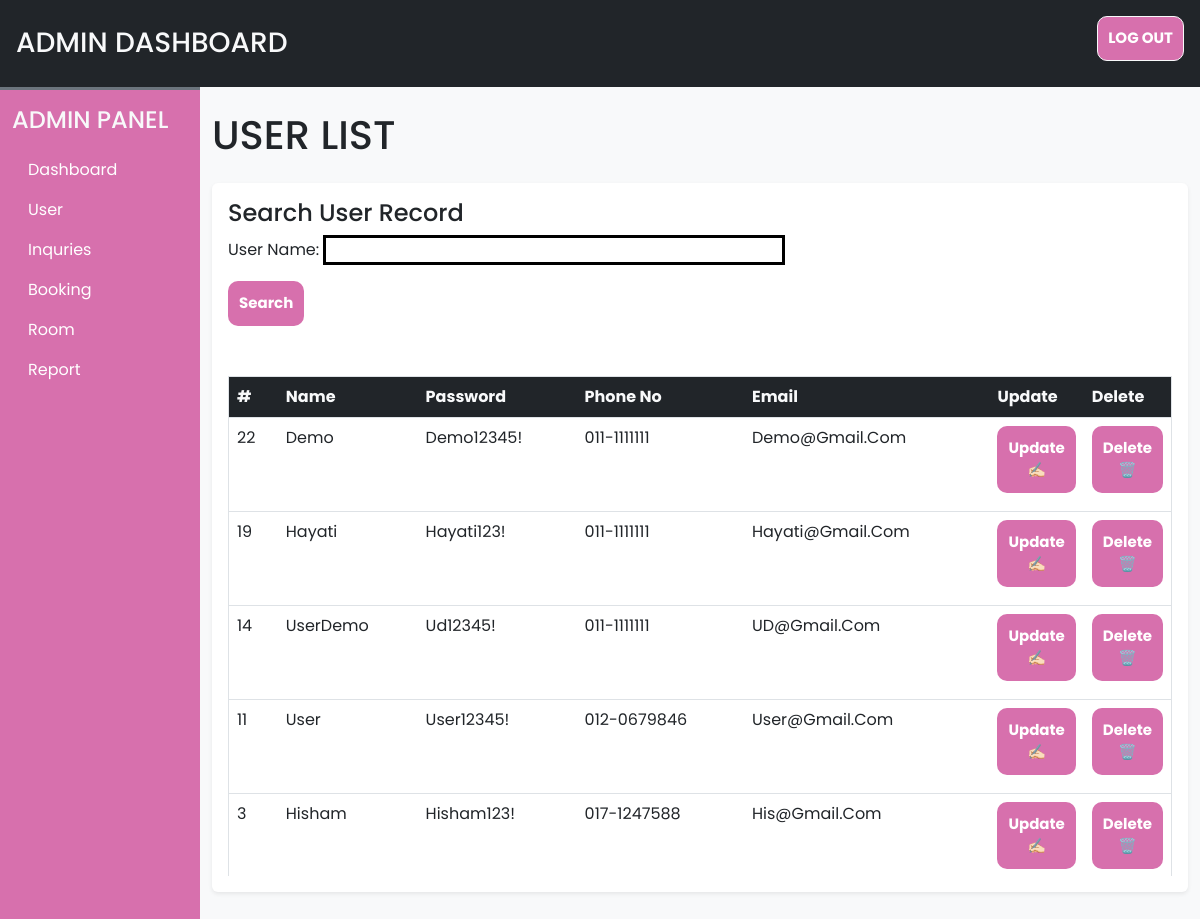
The app's page /admin/userList.php (signed in) with its own data.
### tables this page shows
CREATE TABLE `user_cred` (
  `sr_no` int(15) NOT NULL,
  `user_name` varchar(150) NOT NULL,
  `user_pass` varchar(150) NOT NULL,
  `user_phone` varchar(15) NOT NULL,
  `user_email` varchar(100) NOT NULL
);

### admin/userList.php (the view, shortened to what this page needs)
<!DOCTYPE html>
<html>
<head>
<?php
require('inc/links.php');
?>
</head>
<body class="bg-light">
<?php
    require('inc/header.php')
?>
<div class="container-fluid" id="main-content">
    <div class="row">
        <div class="col-lg-10 ms-auto p4 overflow-hidden">
            <br>
            <h1 class="mb-4">USER LIST</h1>
            <div class="card border-0 shadow-sm mb-4">
                <div class="card-body">
                <form action="userFound.php" method="post">
                <h4>Search User Record</h4>
                <p><label class="label" for="user_name">User Name:</label>
                <input id="user_name" type="text"style="border-style:solid;" name="user_name" size="30"
                maxlength="50" value="<?php if (isset($_POST['user_name']))
                echo $_POST['user_name'];?>"/></p>
                <input class="btn" id="submit" type="submit" name="submit" value="Search"/></p>
                </form>
                <br>
                <div class="table-responsive-md" style="height:500px; overflow-y: scroll;">
                <table class="table table-hover border">
                        <thead class="sticky-top">
                        <tr class="bg-dark text-light">
                        <th scope="col">#</th>
                        <th scope="col">Name</th>
                        <th scope="col">Password</th>
                        <th scope="col">Phone No</th>
                        <th scope="col" >Email</th>
                        <th scope="col" width="5%" >Update</th>
                        <th scope="col" width="5%">Delete</th>
                        </tr>
                    </thead>
                    <tbody>
                    <?php
                    	$q = "SELECT * FROM user_cred ORDER BY sr_no DESC";
                        $data = @mysqli_query ($con, $q);
                        while($row=mysqli_fetch_assoc($data))
                                {
                                    echo '<tr>
                                    <td>'.$row['sr_no'].'</td>
                                    <td>'.$row['user_name'].'</td>
                                    <td>'.$row['user_pass'].'</td>
                                    <td>'.$row['user_phone'].'</td>
                                    <td>'.$row['user_email'].'</td>
                                    <td align = "center"><a class="btn" href = "userUpdate.php?id='.$row['sr_no'].'">Update✍🏻</a></td>
                                    <td align = "center"><a class="btn" href = "userDelete.php?id='.$row['sr_no'].'">Delete🗑️</a></td>
                                    </tr>';
                                }
                    ?>
                    </tbody>
                    </table>
                </div>
                </div>
            </div>
        </div>
    </div>
</div>
</body>
</html>

### records on screen
user_cred: sr_no "22", user_name "Demo", user_pass "Demo12345!", user_phone "011-1111111", user_email "Demo@gmail.com"
user_cred: sr_no "19", user_name "Hayati", user_pass "Hayati123!", user_phone "011-1111111", user_email "Hayati@gmail.com"
user_cred: sr_no "14", user_name "UserDemo", user_pass "Ud12345!", user_phone "011-1111111", user_email "UD@gmail.com"
user_cred: sr_no "11", user_name "User", user_pass "User12345!", user_phone "012-0679846", user_email "User@gmail.com"
user_cred: sr_no "3", user_name "Hisham", user_pass "Hisham123!", user_phone "017-1247588", user_email "His@gmail.com"
